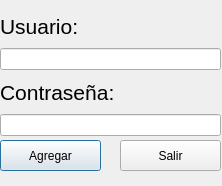
<?xml version="1.0" encoding="UTF-8"?>
<ui version="4.0">
 <class>RegistraUsuario</class>
 <widget class="QDialog" name="RegistraUsuario">
  <property name="geometry">
   <rect>
    <x>0</x>
    <y>0</y>
    <width>222</width>
    <height>186</height>
   </rect>
  </property>
  <property name="windowTitle">
   <string>Dialog</string>
  </property>
  <widget class="QPushButton" name="agregaUsser">
   <property name="geometry">
    <rect>
     <x>0</x>
     <y>140</y>
     <width>101</width>
     <height>31</height>
    </rect>
   </property>
   <property name="text">
    <string>Agregar</string>
   </property>
  </widget>
  <widget class="QWidget" name="verticalLayoutWidget_2">
   <property name="geometry">
    <rect>
     <x>0</x>
     <y>10</y>
     <width>221</width>
     <height>126</height>
    </rect>
   </property>
   <layout class="QVBoxLayout" name="verticalLayout_2">
    <item>
     <widget class="QLabel" name="label_3">
      <property name="font">
       <font>
        <pointsize>16</pointsize>
       </font>
      </property>
      <property name="text">
       <string>Usuario:</string>
      </property>
     </widget>
    </item>
    <item>
     <widget class="QLineEdit" name="usserNuevoText"/>
    </item>
    <item>
     <widget class="QLabel" name="label_4">
      <property name="font">
       <font>
        <pointsize>16</pointsize>
       </font>
      </property>
      <property name="text">
       <string>Contraseña:</string>
      </property>
     </widget>
    </item>
    <item>
     <widget class="QLineEdit" name="passNuevoText">
      <property name="echoMode">
       <enum>QLineEdit::Password</enum>
      </property>
     </widget>
    </item>
   </layout>
  </widget>
  <widget class="QPushButton" name="boton_salir">
   <property name="geometry">
    <rect>
     <x>120</x>
     <y>140</y>
     <width>101</width>
     <height>31</height>
    </rect>
   </property>
   <property name="text">
    <string>Salir</string>
   </property>
  </widget>
 </widget>
 <resources/>
 <connections/>
</ui>
